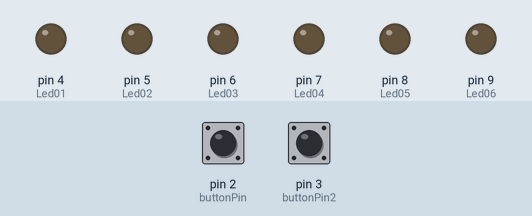
This sketch was run on a simulated Arduino Uno, built with avr-gcc and run on an emulated ATmega328P. On the bench: output pins drawn as LEDs (lit = HIGH). Inputs (shaded band) come from the test bench; at power-on: pin 2 (buttonPin) LOW, pin 3 (buttonPin2) LOW.

Above: at 1.2 s.
1.3 s: pin 2 (buttonPin) pulled HIGH for 0.15 s
At 1.8 s:
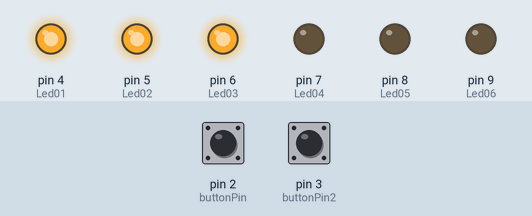
2.9 s: pin 3 (buttonPin2) pulled HIGH for 0.15 s
At 4.1 s:
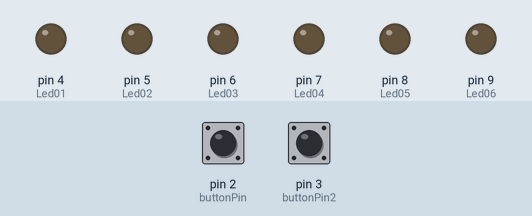
4.5 s: pin 2 (buttonPin) pulled HIGH for 1 s
At 5.4 s:
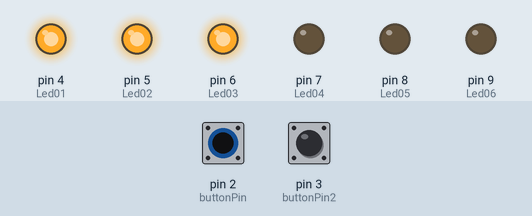
7.0 s: pin 2 (buttonPin) driven HIGH and pin 3 (buttonPin2) driven HIGH
At 7.6 s:
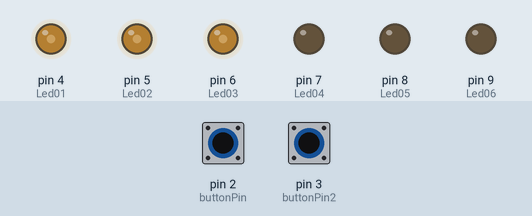
8.5 s: pin 3 (buttonPin2) driven LOW
At 9.5 s:
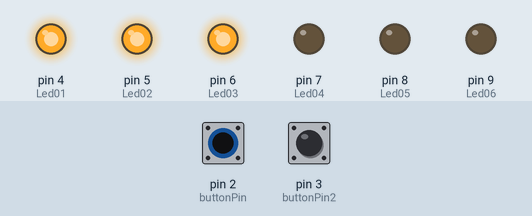
Timing chart, 0 to 11.0 s (numbered marks = the images above; inputs shaded):
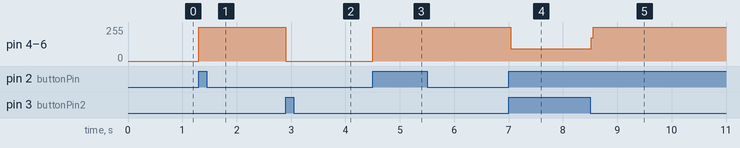

The sketch:

Led-Pulsadores.ino
```cpp
//------------------------------------------------------
//PROGRAMA: Led-Pulsadores.ino (Arduino UNO rev3)
//Autor: Enrique Rodriguez Vela (enero-2018)
//Descripción: Varibles con pulsadores y led con Arduino
//Modulos usados: 6 Leds y 2 Pulsadores
//-------------------------------------------------------

#define Led01 4
#define Led02 5
#define Led03 6
#define Led04 7
#define Led05 8
#define Led06 9
#define buttonPin 2
#define buttonPin2 3


int buttonState = 0;
int buttonState1 = 0;


void setup() {
pinMode(buttonPin, INPUT);
pinMode(buttonPin2, INPUT);


pinMode(Led01, OUTPUT);
pinMode(Led02, OUTPUT);
pinMode(Led03, OUTPUT);
pinMode(Led04, OUTPUT);
pinMode(Led05, OUTPUT);
pinMode(Led06, OUTPUT);
}

void loop() {

  buttonState = digitalRead(buttonPin);
  buttonState1 = digitalRead(buttonPin2);

  if(buttonState == HIGH){
   digitalWrite(Led01, 1);
   digitalWrite(Led02, 1);
   digitalWrite(Led03, 1);
  }
  if(buttonState1 == HIGH){
   digitalWrite(Led01, 0);
   digitalWrite(Led02, 0);
   digitalWrite(Led03, 0);
  }

}
```

Measured:
- after the input at 1.3 s, pin 4 (Led01), pin 5 (Led02), pin 6 (Led03): 0/255 → 255/255 at once
- after the input at 2.9 s, pin 4 (Led01), pin 5 (Led02), pin 6 (Led03): 255/255 → 0/255 at once
- after the input at 4.5 s, pin 4 (Led01), pin 5 (Led02), pin 6 (Led03): 0/255 → 255/255 at once
- after the input at 7.0 s, pin 4 (Led01), pin 5 (Led02), pin 6 (Led03): 255/255 → 91/255 at once
- after the input at 8.5 s, pin 4 (Led01), pin 5 (Led02), pin 6 (Led03): 91/255 → 255/255 at once
